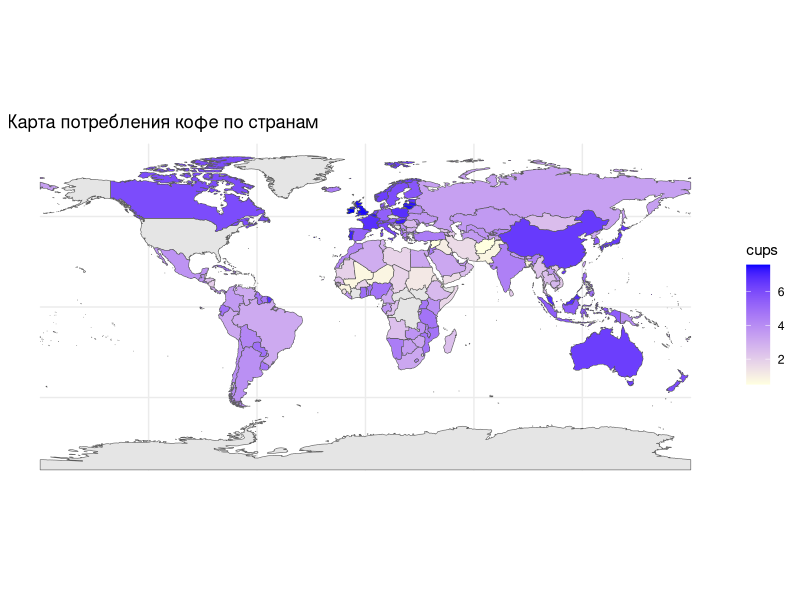

The R source for this figure:
## ---- chunk 1
library(tidyverse)
coffee <- read_csv("coffee.csv")
print(colnames(coffee))
## ---- chunk 2
colnames(coffee) <- c("Country", "CupsPerDay")
library(sf)
library(rnaturalearth)
library(rnaturalearthdata)

world <- ne_countries(scale = "medium", returnclass = "sf")


world_coffee <- left_join(world, coffee, by = c("name" = "Country"))
## ---- chunk 3
ggplot(world_coffee) +
  geom_sf(aes(fill = CupsPerDay)) +
  scale_fill_gradient(name = "cups", low = "lightyellow", high = "blue", na.value = "grey90") +
  theme_minimal() +
  labs(title = "Карта потребления кофе по странам")
